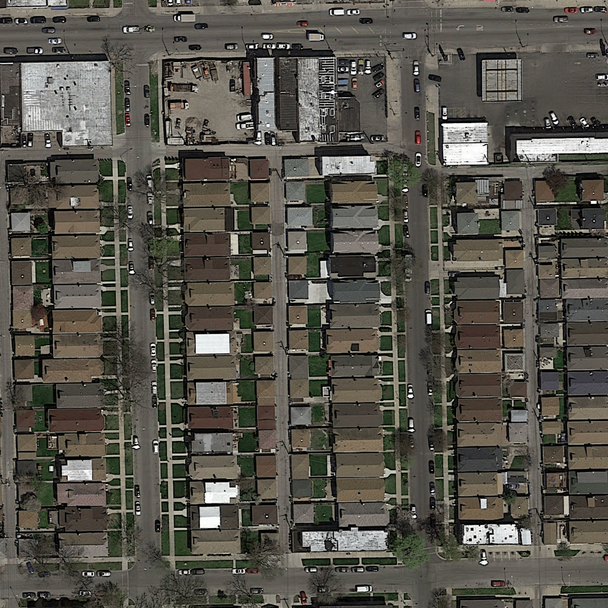
#> input picture projects/project2/project_road_segmentation/data/test_set_images/test_1/test_1.png, 608 x 608 px
$ python -i postprocess.py   (imports and definitions only)
#> lines starting #> are read from the running program, lines starting #| are printed output that depends on the picture
from skimage.morphology import skeletonize, thin, skeletonize_3d
from skimage import data
import matplotlib.pyplot as plt
from skimage.morphology import disk, rectangle, closing, opening, remove_small_objects, dilation
from skimage.measure import label, regionprops
import numpy as np

def process_cgt(img):
    """
    Performs post processing on one image
    """

    # Remove small objects
    r = remove_small_objects(img.astype(bool), min_size = 20)

    # Connect roads that are close to each other in 2 directions (horizontal and vertical)
    r = closing(r, disk(5))
    r = closing(r, rectangle(1, 15))
    r = closing(r, rectangle(15, 1))

    # Label each blob in the image
    label_image = label(r)

    # Iterate over blobs
    for i, region in enumerate(regionprops(label_image)):

        # If the blob touch a border we should not remove it since we do not know if it is an external road
        minr, minc, maxr, maxc = region.bbox
        if minr == 0 or minc == 0 or maxr == img.shape[0] or maxc == img.shape[0]:
            continue
        # Here we check if the area is not too small.
        if region.area > 200:
            continue
        # If the blob do not meet the conditions it is removed from image
        label_image[label_image == i+1] = 0

    return label_image >= 1

def process_all(ypreds, size_image=400):
    """
    Performs post processing on all prediction (should be a vector and will be reshaped). size_image is used to set the
    final size of the images
    """
    pred_proc = np.reshape(ypreds, (-1, size_image, size_image)).copy()

    # Iterate over all images
    for i in range(pred_proc.shape[0]):
        pred_proc[i] = process_cgt(pred_proc[i])

    return pred_proc.flatten()

>>> import cv2
>>> picture = cv2.imread('../data/test_set_images/test_1/test_1.png', cv2.IMREAD_GRAYSCALE)
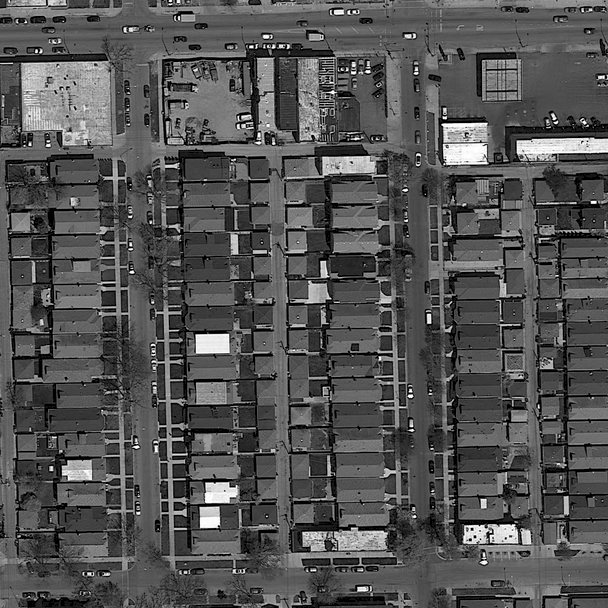
#> picture: shape (608, 608); min 0, max 255, mean 84.1
>>> result = process_cgt(picture)
#> in process_cgt, `r = remove_small_objects(img.astype(bool), min_size = 20)`:
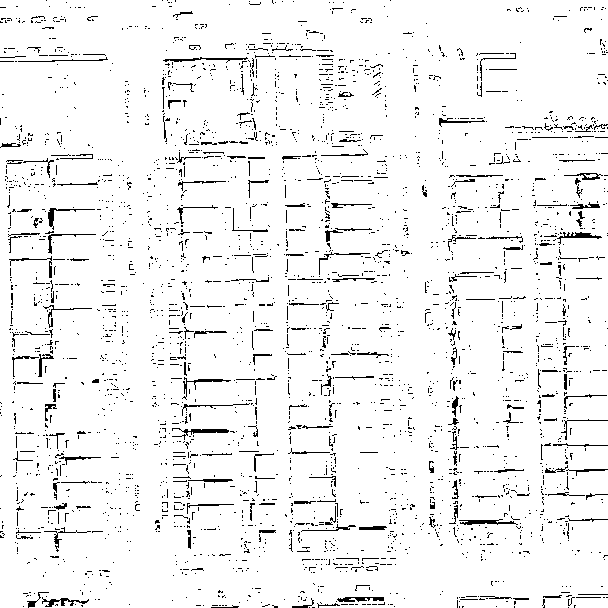
#> r: shape (608, 608) bool; 94.6% white; black in thin lines or dots
#> in process_cgt, `r = closing(r, disk(5))`: r: shape (608, 608) bool; every value is 1
#> in process_cgt, `label_image = label(r)`: label_image: shape (608, 608) int32; every value is 1
#> the loop in process_cgt, `for i, region in enumerate(regionprops(label_image)):` made 1 pass
#> (minr, minc, maxr, maxc) on pass 1: (0, 0, 608, 608)
